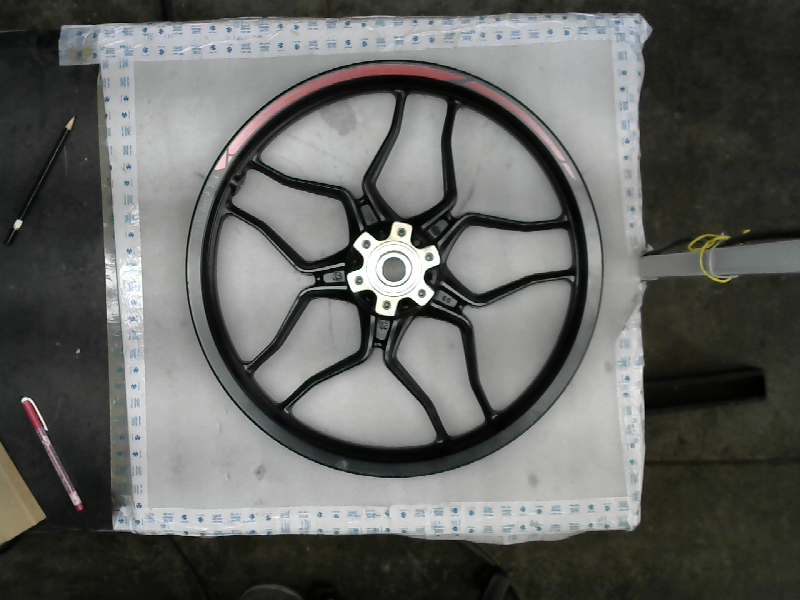
#> input picture tempimg_mattred.png, 800 x 600 px
$ jupyter execute Untitled16.ipynb
#> lines starting #> are read from the running program, lines starting #| are printed output that depends on the picture; after the words box and inside, x2 and y2 are one past the last pixel; in counts of white or black regions, pixels touching at a corner belong together
[cell 1]
import numpy as np
import cv2
from matplotlib import pyplot as plt

[cell 2]
img = cv2.imread('tempimg_mattred.png',0)
#> img: shape (600, 800); min 0, max 255, mean 98.9
img = img[50:200, 180:610]
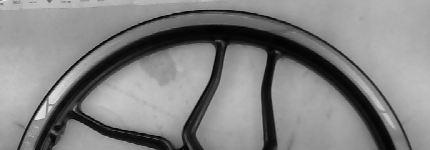
#> img: shape (150, 430); min 0, max 230, mean 131.6
#edges = cv.Canny(img,100,200)
#plt.imshow(img,cmap = 'gray')
#_,threshold = cv2.threshold(img, 110, 255, cv2.THRESH_BINARY)
contours,_=cv2.findContours(img, cv2.RETR_TREE, cv2.CHAIN_APPROX_SIMPLE)
#> contours = 2 contours, 1 with area under 20; largest, box (x1, y1, x2, y2) and area: (0, 0, 430, 150) 63921
for cnt in contours :
    area = cv2.contourArea(cnt)

    # Shortlisting the regions based on there area.
    #if area < 400:
    approx = cv2.approxPolyDP(cnt, 0.009 * cv2.arcLength(cnt, True), True)

        # Checking if the no. of sides of the selected region is 7.
    if(len(approx) == 5):
        cv2.drawContours(img, [approx], 0, (0, 0, 255), 1)
#> this loop made 2 passes
#> (area, approx) on pass 1: (63921, [[0, 0], [0, 149], [429, 149], [429, 0]])
print(area)
#| 2.0
plt.imshow(img,cmap = 'gray')

[cell 3]
#plt.subplot(111),plt.imshow(edges,cmap = 'gray')
#plt.show()

[cell 4]
#img2 = cv.imread('img', cv.IMREAD_GRAYSCALE)

[cell 5]
image = cv2.imread('tempimg_mattred.png')
#> image is the input picture: shape (600, 800, 3); mean B, G, R 97.3, 100, 99.2
image = image[55:200, 180:610]
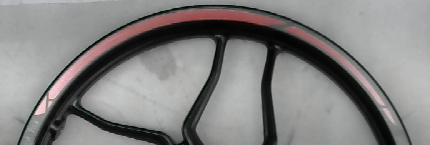
#> image: shape (145, 430, 3); mean B, G, R 129.9, 130.3, 131.9
cv2.waitKey(0)

# Grayscale

mask = np.zeros(image.shape[:2], dtype="uint8")
cv2.circle(mask, (210, 190), 200, 255, -1)
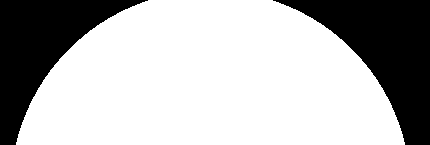
#> mask: shape (145, 430); 70.6% white; 2 black regions, box (x1, y1, x2, y2) and area: (273, 0, 430, 145) 9821, (0, 0, 148, 145) 8516
masked1 = cv2.bitwise_and(image, image, mask=mask)
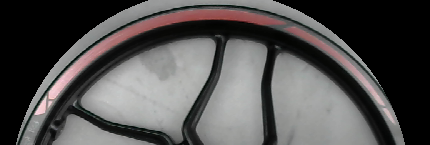
#> masked1: shape (145, 430, 3); mean B, G, R 80.4, 80.9, 82.8
masked = cv2.bitwise_not(masked1)
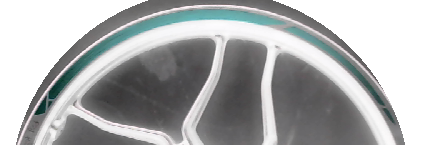
#> masked: shape (145, 430, 3); mean B, G, R 174.6, 174.1, 172.2


gray = cv2.cvtColor(masked, cv2.COLOR_BGR2GRAY)
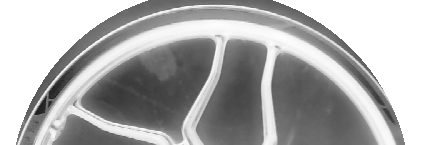
#> gray: shape (145, 430); min 25, max 255, mean 173.6

# Find Canny edges
edged = cv2.Canny(masked, 80, 300)
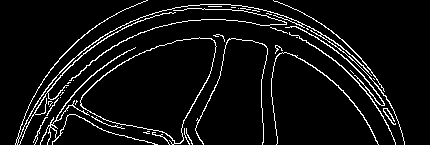
#> edged: shape (145, 430); 6.6% white in thin lines or dots
cv2.waitKey(0)
plt.imshow(edged)

# Finding Contours
# Use a copy of the image e.g. edged.copy()
# since findContours alters the image
contours, hierarchy = cv2.findContours(edged,
    cv2.RETR_EXTERNAL, cv2.CHAIN_APPROX_NONE)
#> contours = 39 contours, 29 with area under 20; largest, box (x1, y1, x2, y2) and area: (80, 37, 217, 145) 8338, (15, 0, 405, 145) 210, (40, 47, 158, 145) 116, (19, 12, 176, 145) 88, (285, 26, 385, 106) 86

#cv2.imshow('Canny Edges After Contouring', edged)
#cv2.waitKey(0)

print("Number of Contours found = " + str(len(contours)))
#| Number of Contours found = 39
# [14 lines of commented-out code are left out]

[cell 6]
cv2.__version__
#> Out = '4.13.0'
